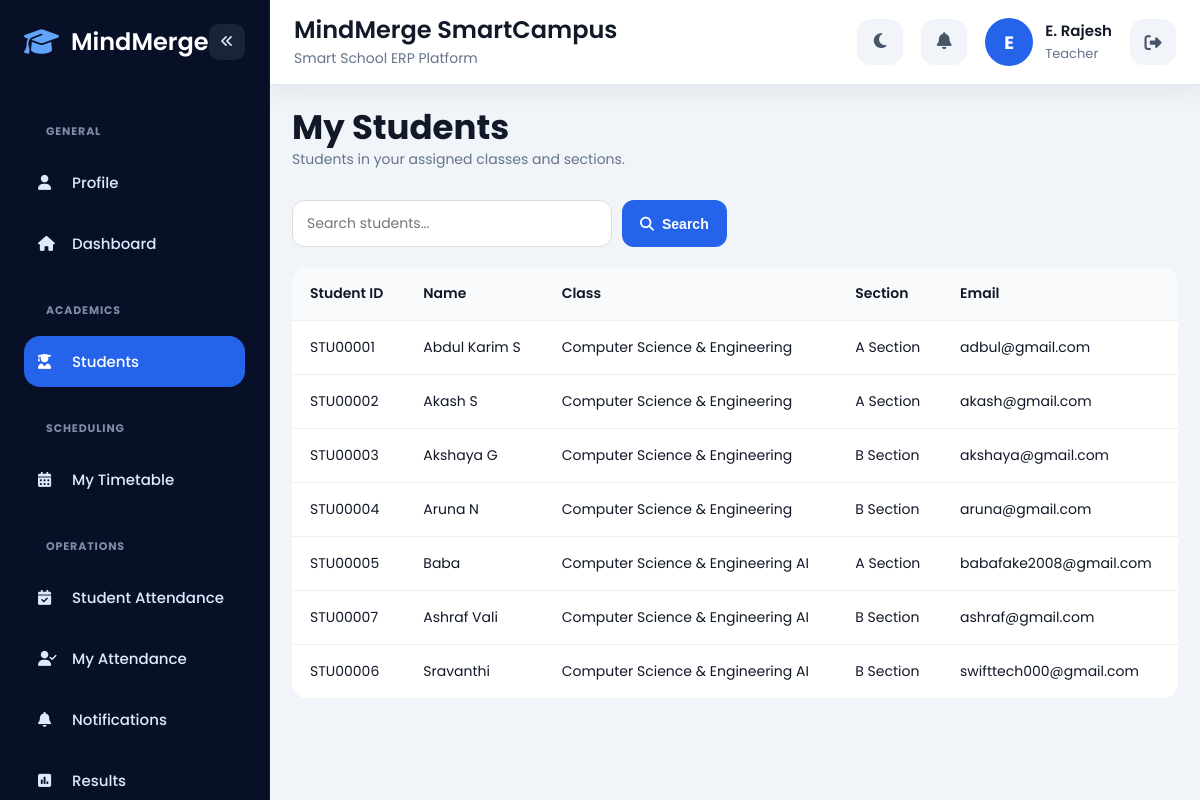
The page /teacher/students/index.php (signed in) on the database its author committed.
### tables this page shows
CREATE TABLE `teachers` (
  `id` int(11) NOT NULL,
  `user_id` int(11) NOT NULL,
  `teacher_id` varchar(50) DEFAULT NULL,
  `class_id` int(11) DEFAULT NULL,
  `section_id` int(11) DEFAULT NULL,
  `subject_name` varchar(100) DEFAULT NULL,
  `qualification` varchar(100) DEFAULT NULL,
  `specialization` varchar(100) DEFAULT NULL,
  `salary` decimal(10,2) DEFAULT NULL,
  `created_at` timestamp NOT NULL DEFAULT current_timestamp()
);

CREATE TABLE `users` (
  `id` int(11) NOT NULL,
  `full_name` varchar(100) NOT NULL,
  `email` varchar(100) NOT NULL,
  `phone` varchar(20) NOT NULL,
  `password` varchar(255) NOT NULL,
  `role` enum('admin','teacher','student','parent') NOT NULL,
  `profile_photo` varchar(255) DEFAULT 'default.png',
  `theme_preference` varchar(20) DEFAULT 'light',
  `created_at` timestamp NOT NULL DEFAULT current_timestamp(),
  `admin_id` varchar(50) DEFAULT NULL
);

CREATE TABLE `students` (
  `id` int(11) NOT NULL,
  `user_id` int(11) NOT NULL,
  `student_id` varchar(50) DEFAULT NULL,
  `class_id` int(11) DEFAULT NULL,
  `section_id` int(11) DEFAULT NULL,
  `class_name` varchar(30) DEFAULT NULL,
  `section_name` varchar(30) DEFAULT NULL,
  `dob` date DEFAULT NULL,
  `gender` varchar(20) DEFAULT NULL,
  `address` text DEFAULT NULL,
  `parent_phone` varchar(20) DEFAULT NULL,
  `created_at` timestamp NOT NULL DEFAULT current_timestamp()
);

CREATE TABLE `classes` (
  `class_id` int(11) NOT NULL,
  `class_code` varchar(20) DEFAULT NULL,
  `class_name` varchar(50) NOT NULL,
  `description` text DEFAULT NULL,
  `status` enum('active','inactive') DEFAULT 'active',
  `created_at` timestamp NOT NULL DEFAULT current_timestamp()
);

CREATE TABLE `sections` (
  `section_id` int(11) NOT NULL,
  `class_id` int(11) NOT NULL,
  `section_code` varchar(50) NOT NULL,
  `section_name` varchar(100) NOT NULL,
  `capacity` int(11) DEFAULT 50,
  `status` enum('active','inactive') DEFAULT 'active',
  `created_at` timestamp NOT NULL DEFAULT current_timestamp()
);

### shared/services/TeacherScopeService.php (called while the page is built, shortened)
<?php
class TeacherScopeService
{
    private mysqli $conn;
    private ?array $teacher = null;
    public function __construct(mysqli $conn, int $user_id)
    {
        $this->conn = $conn;
        $this->loadTeacher($user_id);
    }
    public function getTeacherId(): int
    {
        return (int) ($this->teacher['id'] ?? 0);
    }
    public function getAssignments(): array
    {
        $this->assignments = [];
        $tid = $this->getTeacherId();
        $query = mysqli_query(
            $this->conn,
            "SELECT ta.*, c.class_name, s.section_name, sub.subject_name, sub.subject_code
             FROM teacher_assignments ta
             INNER JOIN classes c ON c.class_id = ta.class_id
             INNER JOIN sections s ON s.section_id = ta.section_id
             INNER JOIN subjects sub ON sub.subject_id = ta.subject_id
             WHERE ta.teacher_id = '$tid'
             ORDER BY c.class_name, s.section_name, sub.subject_name"
        );
        while ($row = mysqli_fetch_assoc($query)) {
            $this->assignments[] = $row;
        }
        return $this->assignments;
    }
    public function getAssignedClassSectionPairs(): array
    {
        $pairs = [];
        foreach ($this->getAssignments() as $a) {
            $key = $a['class_id'] . '-' . $a['section_id'];
            $pairs[$key] = [
                'class_id'     => (int) $a['class_id'],
                'section_id'   => (int) $a['section_id'],
                'class_name'   => $a['class_name'],
                'section_name' => $a['section_name'],
            ];
        }
        return array_values($pairs);
    }
    public function getAssignedStudents(string $search = ''): array
    {
        $pairs = $this->getAssignedClassSectionPairs();
        $conditions = [];
        foreach ($pairs as $p) {
            $conditions[] = "(st.class_id = {$p['class_id']} AND st.section_id = {$p['section_id']})";
        }
        $where = '(' . implode(' OR ', $conditions) . ')';
        $students = [];
        $query = mysqli_query(
            $this->conn,
            "SELECT st.*, u.full_name, u.email, u.phone, u.profile_photo,
                    c.class_name, s.section_name
             FROM students st
             INNER JOIN users u ON u.id = st.user_id
             INNER JOIN classes c ON c.class_id = st.class_id
             INNER JOIN sections s ON s.section_id = st.section_id
             WHERE $where
             ORDER BY c.class_name, s.section_name, u.full_name"
        );
        while ($row = mysqli_fetch_assoc($query)) {
            $students[] = $row;
        }
        return $students;
    }
    private function loadTeacher(int $user_id): void
    {
        $this->teacher = mysqli_fetch_assoc(mysqli_query(
            $this->conn,
            "SELECT t.*, u.full_name, u.email, u.phone, u.profile_photo
             FROM teachers t
             INNER JOIN users u ON u.id = t.user_id
             WHERE t.user_id = '$user_id'
             LIMIT 1"
        ));
    }
}

### teacher/students/index.php (the view, shortened to what this page needs)
<?php
require_once __DIR__ . '/../../config/auth.php';
require_once __DIR__ . '/../../config/db.php';
require_once __DIR__ . '/../../shared/services/TeacherScopeService.php';
require_once __DIR__ . '/../../shared/helpers/portal.php';
$scope = new TeacherScopeService($conn, (int) $_SESSION['user']['id']);
$search = isset($_GET['search']) ? trim($_GET['search']) : '';
$students = $scope->getAssignedStudents($search);
?>
<!DOCTYPE html>
<html lang="en">
<head>
<link rel="stylesheet" href="../../assets/css/global.css">
<link rel="stylesheet" href="../../assets/css/layout.css">
<link rel="stylesheet" href="../../assets/css/components.css">
<link rel="stylesheet" href="../../assets/css/portals.css">
<link rel="stylesheet" href="https://cdnjs.cloudflare.com/ajax/libs/font-awesome/6.5.1/css/all.min.css">
</head>
<body>
<div class="app-layout">
<?php include('../../partials/sidebar.php'); ?>
<div class="main-content">
<?php include('../../partials/topbar.php'); ?>
<div class="page-content">
<div class="page-header">
<div><h1>My Students</h1><p>Students in your assigned classes and sections.</p></div>
</div>
<form method="GET" style="margin-bottom:20px;display:flex;gap:10px;flex-wrap:wrap;">
<input type="text" name="search" class="form-input" placeholder="Search students..." value="<?php echo htmlspecialchars($search); ?>" style="max-width:320px;">
<button type="submit" class="btn btn-primary"><i class="fa-solid fa-search"></i> Search</button>
</form>
<div class="table-responsive">
<table class="custom-table">
<thead><tr><th>Student ID</th><th>Name</th><th>Class</th><th>Section</th><th>Email</th></tr></thead>
<tbody>
<?php if (empty($students)) { ?>
<tr><td colspan="5">No assigned students found.</td></tr>
<?php } else { foreach ($students as $st) { ?>
<tr>
<td><?php echo htmlspecialchars($st['student_id']); ?></td>
<td><?php echo htmlspecialchars($st['full_name']); ?></td>
<td><?php echo htmlspecialchars($st['class_name']); ?></td>
<td><?php echo htmlspecialchars($st['section_name']); ?></td>
<td><?php echo htmlspecialchars($st['email']); ?></td>
</tr>
<?php } } ?>
</tbody>
</table>
</div>
</div></div></div>
</body>
</html>

### partials/topbar.php (shortened to what this page needs)
<?php
$user = $_SESSION['user'];
$full_name = $user['full_name'];
$role = ucfirst($user['role']);
$profile_photo = $user['profile_photo'];
$first_letter = strtoupper(substr($full_name, 0, 1));
$notif_base = BASE_URL . 'notifications/';
?>
<div class="topbar">
<div class="topbar-left">
<div>
<h2>MindMerge SmartCampus</h2>
<p class="topbar-subtitle">Smart School ERP Platform</p>
</div>
</div>
<div class="topbar-right">
<button type="button" id="themeToggle" class="topbar-btn" title="Toggle Theme">
<i class="fa-solid fa-moon"></i>
</button>
<div class="notif-bell-wrap" id="notifBellWrap" data-base="<?php echo htmlspecialchars($notif_base); ?>">
<button type="button" class="topbar-btn notif-bell-btn" id="notifBellBtn" title="Notifications" aria-label="Notifications">
<i class="fa-solid fa-bell"></i>
</button>
</div>
<div class="topbar-profile">
<?php if ($profile_photo != 'default.svg' && file_exists(__DIR__ . "/../assets/uploads/profile/" . $profile_photo)) { ?>
<img src="<?php echo BASE_URL; ?>assets/uploads/profile/<?php echo $profile_photo; ?>" class="profile-img" alt="">
<?php } else { ?>
<div class="profile-letter"><?php echo $first_letter; ?></div>
<?php } ?>
<div class="profile-info">
<h4><?php echo htmlspecialchars($full_name); ?></h4>
<p>
<?php echo (strtolower($role) === 'admin') ? 'Administrator' : htmlspecialchars($role); ?>
</p>
</div>
</div>
<a href="<?php echo BASE_URL; ?>auth/logout.php" class="topbar-btn" title="Logout" style="display:flex;justify-content:center;align-items:center;text-decoration:none;">
<i class="fa-solid fa-right-from-bracket"></i>
</a>
</div>
</div>
<link rel="stylesheet" href="<?php echo BASE_URL; ?>assets/css/notifications.css">

### assets/css/global.css (style rules this page uses)
:root { --primary:#2563eb; --primary-dark:#1d4ed8; --bg:#f1f5f9; --sidebar:#081028; --card:#ffffff; --text:#111827; --muted:#64748b; --success:#22c55e; --danger:#ef4444; --warning:#f59e0b; --radius-lg:18px; --radius-md:14px; --radius-sm:10px; --shadow: 0 10px 25px rgba(0,0,0,0.06); }
* { margin:0; padding:0; box-sizing:border-box; }
html, body { width:100%; overflow-x:hidden; scroll-behavior:smooth; }
body { font-family:'Poppins',sans-serif; background:var(--bg); color:var(--text); font-size:15px; }
h1 { font-size:34px; font-weight:700; line-height:1.2; }
h2 { font-size:24px; font-weight:600; line-height:1.3; }
h4 { font-size:15px; font-weight:600; }
p { color:var(--muted); line-height:1.6; font-size:14px; }
.page-content { padding:24px; width:100%; max-width:1500px; margin:auto; }
.table-responsive { width:100%; overflow-x:auto; border-radius:16px; }
@media (max-width:1200px) { .page-content { padding:22px; } }

### assets/css/layout.css (style rules this page uses)
.app-layout { display:flex; min-height:100vh; background:var(--bg); }
.main-content { margin-left:270px; width:100%; min-height:100vh; transition:0.3s; }
.topbar { height:85px; background:white; display:flex; justify-content:space-between; align-items:center; padding:0 24px; box-shadow:var(--shadow); border-bottom:1px solid #e2e8f0; position:sticky; top:0; z-index:500; }
.topbar-left, .topbar-right { display:flex; align-items:center; gap:18px; }
.topbar-subtitle { font-size:14px; margin-top:2px; }
.topbar-btn { width:46px; height:46px; border:none; border-radius:14px; background:#f1f5f9; cursor:pointer; font-size:17px; transition:0.3s; color:#475569; }
.topbar-profile { display:flex; align-items:center; gap:12px; }
.profile-letter { width:48px; height:48px; border-radius:50%; background:var(--primary); color:white; display:flex; justify-content:center; align-items:center; font-weight:700; font-size:18px; }
.profile-info h4 { font-size:15px; margin-bottom:2px; }
.profile-info p { font-size:13px; }

### assets/css/components.css (style rules this page uses)
.btn { border:none; padding:11px 18px; border-radius:12px; cursor:pointer; font-weight:600; transition:0.3s; text-decoration:none; display:inline-flex; align-items:center; justify-content:center; gap:8px; font-size:14px; }
.btn-primary { background:var(--primary); color:white; }
.form-input, .form-select, .form-textarea { width:100%; padding:12px 14px; border:1px solid #ddd; border-radius:12px; outline:none; transition:0.3s; font-size:14px; font-family:'Poppins',sans-serif; background:white; }
.table-responsive { width:100%; overflow-x:auto; border-radius:16px; }
.custom-table { width:100%; min-width:700px; border-collapse:collapse; background:var(--card); border-radius:16px; overflow:hidden; box-shadow:var(--shadow); }
.custom-table th, .custom-table td { padding:14px 16px; text-align:left; border-bottom:1px solid #eee; font-size:14px; vertical-align:top; }
.custom-table th { background:#f8fafc; font-weight:600; }
.page-header { display:flex; justify-content:space-between; align-items:center; gap:20px; flex-wrap:wrap; margin-bottom:30px; }
.custom-table th, .custom-table td { padding:16px 18px; }

### assets/css/notifications.css (style rules this page uses)
.notif-bell-wrap { position:relative; }
.notif-bell-btn { position:relative; }

### rows shown on the page
teachers: user.full_name "E", user.full_name "E. Rajesh"
students: student "STU00001", user.full_name "Abdul Karim S", class.class_name "Computer Science & Engineering", section.section_name "A Section", user.email "adbul@gmail.com"
students: student "STU00002", user.full_name "Akash S", class.class_name "Computer Science & Engineering", section.section_name "A Section", user.email "akash@gmail.com"
students: student "STU00003", user.full_name "Akshaya G", class.class_name "Computer Science & Engineering", section.section_name "B Section", user.email "akshaya@gmail.com"
students: student "STU00004", user.full_name "Aruna N", class.class_name "Computer Science & Engineering", section.section_name "B Section", user.email "aruna@gmail.com"
students: student "STU00005", user.full_name "Baba", class.class_name "Computer Science & Engineering AI", section.section_name "A Section", user.email "babafake2008@gmail.com"
students: student "STU00007", user.full_name "Ashraf Vali", class.class_name "Computer Science & Engineering AI", section.section_name "B Section", user.email "ashraf@gmail.com"
students: student "STU00006", user.full_name "Sravanthi", class.class_name "Computer Science & Engineering AI", section.section_name "B Section", user.email "swifttech000@gmail.com"

### other values the page prints
$group['label'] "GENERAL"
$config['label'] "Profile"
$config['label'] "Dashboard"
$group['label'] "ACADEMICS"
$config['label'] "Students"
$group['label'] "SCHEDULING"
$config['label'] "My Timetable"
$group['label'] "OPERATIONS"
$config['label'] "Student Attendance"
$config['label'] "My Attendance"
$config['label'] "Notifications"
$config['label'] "Results"
$role "Teacher"
